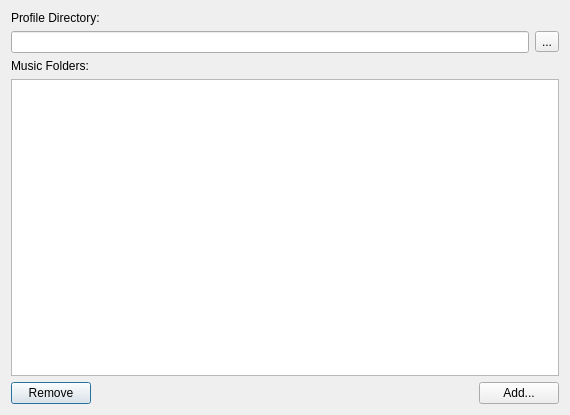
<?xml version="1.0" encoding="UTF-8"?>
<ui version="4.0">
 <class>SettingsDlg</class>
 <widget class="QDialog" name="SettingsDlg">
  <property name="geometry">
   <rect>
    <x>0</x>
    <y>0</y>
    <width>570</width>
    <height>415</height>
   </rect>
  </property>
  <property name="windowTitle">
   <string>Settings</string>
  </property>
  <property name="windowIcon">
   <iconset resource="Form1.qrc">
    <normaloff>:/icons/Form1.png</normaloff>:/icons/Form1.png</iconset>
  </property>
  <layout class="QVBoxLayout" name="verticalLayout">
   <item>
    <widget class="QLabel" name="label">
     <property name="text">
      <string>Profile Directory:</string>
     </property>
    </widget>
   </item>
   <item>
    <layout class="QHBoxLayout" name="horizontalLayout">
     <item>
      <widget class="QLineEdit" name="ProfileDirLineEdit">
       <property name="readOnly">
        <bool>true</bool>
       </property>
      </widget>
     </item>
     <item>
      <widget class="QToolButton" name="BrowseProfileDirButton">
       <property name="text">
        <string>...</string>
       </property>
      </widget>
     </item>
    </layout>
   </item>
   <item>
    <widget class="QLabel" name="label_2">
     <property name="text">
      <string>Music Folders:</string>
     </property>
    </widget>
   </item>
   <item>
    <widget class="QTableWidget" name="MusicDirsList"/>
   </item>
   <item>
    <layout class="QHBoxLayout" name="horizontalLayout_2">
     <item>
      <widget class="QPushButton" name="RemoveMusicDirButton">
       <property name="text">
        <string>Remove</string>
       </property>
      </widget>
     </item>
     <item>
      <spacer name="horizontalSpacer">
       <property name="orientation">
        <enum>Qt::Horizontal</enum>
       </property>
       <property name="sizeHint" stdset="0">
        <size>
         <width>40</width>
         <height>20</height>
        </size>
       </property>
      </spacer>
     </item>
     <item>
      <widget class="QPushButton" name="AddMusicDirButton">
       <property name="text">
        <string>Add...</string>
       </property>
      </widget>
     </item>
    </layout>
   </item>
  </layout>
 </widget>
 <resources>
  <include location="Form1.qrc"/>
 </resources>
 <connections/>
</ui>
